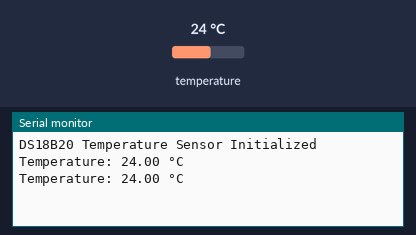
The sketch below on a simulated Arduino Uno, built with avr-gcc and run on an emulated ATmega328P. Parts: the last lines printed to the serial monitor. The inputs (shaded band) are chosen by the test bench; at power-on: temperature 24 °C.

Above: at 3.3 s.
3.4 s: temperature set to 12 °C
At 5.5 s:
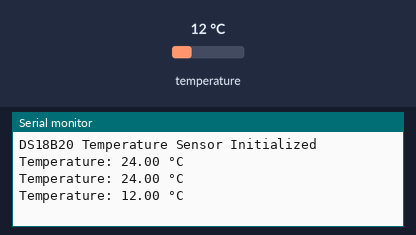
5.9 s: temperature set to 19 °C
At 6.8 s:
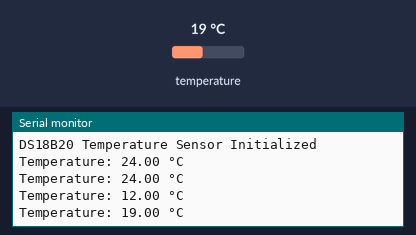
Timing chart, 0 to 8.9 s (numbered marks = the images above; inputs shaded):
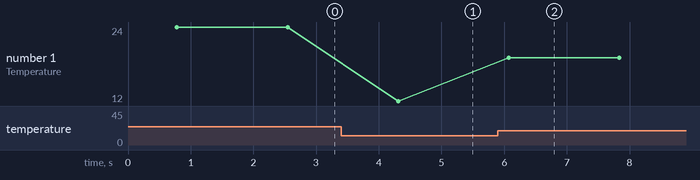

The sketch:

temp.ino
```cpp
#include <OneWire.h>
#include <DallasTemperature.h>

// Pin connected to the DS18B20 data pin
const int oneWireBus = 13;

// Create a OneWire instance
OneWire oneWire(oneWireBus);

// Pass the OneWire instance to DallasTemperature
DallasTemperature tempSensor(&oneWire);

// Variable to store the temperature
float temperature;
void setup() {
  // Start the Serial Monitor
  Serial.begin(115200);
  Serial.println("DS18B20 Temperature Sensor Initialized");

  // Initialize the temperature sensor
  tempSensor.begin();
}

void loop() {
  // Request temperature measurements from the sensor
 temp();
}

void temp(){
   tempSensor.requestTemperatures();

  // Get the temperature in Celsius and print it
  temperature = tempSensor.getTempCByIndex(0);
  Serial.print("Temperature: ");
  Serial.print(temperature);
  Serial.println(" °C");

  // Wait for a second before the next reading
  delay(1000);
}
```

Measured:
- after the input at 3.4 s, the serial monitor: prints a new line after 0.91 s (image 1)
- after the input at 5.9 s, the serial monitor: prints a new line after 0.17 s (image 2)
- plotted number 1: 24 → 12 after the input at 3.4 s, 12 → 19 after the input at 5.9 s
